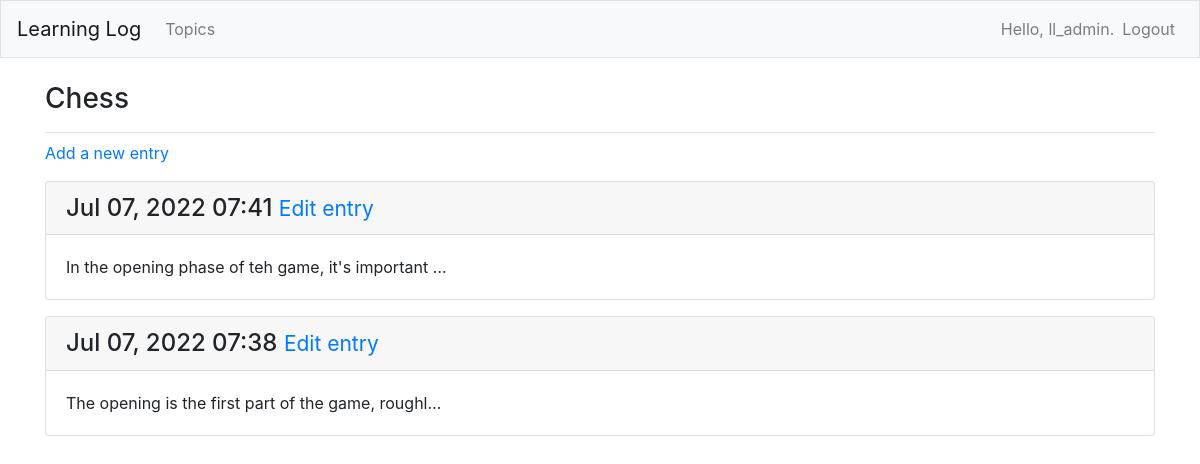
The page /topics/1/ (signed in) on the database as committed earlier.
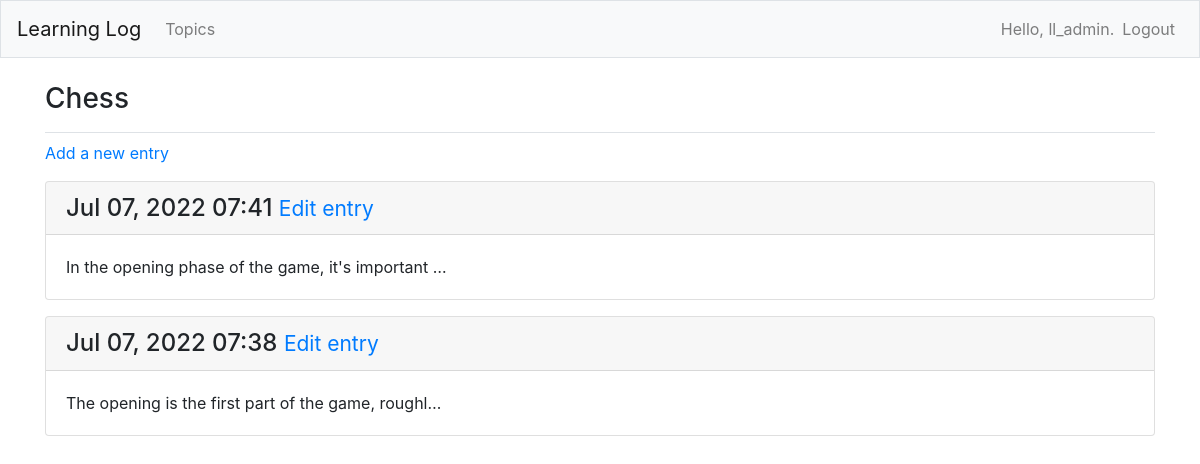
The same page on the database as committed later.
### learning_logs/models.py (models this page shows, shortened)
class Topic(models.Model):
    text = models.CharField(max_length=200)
    date_added = models.DateTimeField(auto_now_add=True)
    owner = models.ForeignKey(User, on_delete=models.CASCADE)
    def __str__(self):
        return self.text

class Entry(models.Model):
    topic = models.ForeignKey(Topic, on_delete=models.CASCADE)
    text = models.TextField()
    date_added = models.DateTimeField(auto_now_add=True)
    class Meta:
        verbose_name_plural = 'entries'

### learning_logs/views.py (the view)
# urls.py: path('topics/<int:topic_id>/', views.topic, name='topic'),
@login_required
def topic(request, topic_id):
    topic = Topic.objects.get(id=topic_id)
    check_topic_owner(request, topic)
    entries = topic.entry_set.order_by('-date_added')
    context = {'topic': topic, 'entries': entries}
    return render(request, 'learning_logs/topic.html', context)

### learning_logs/views.py (called while the page is built)
def check_topic_owner(request, topic):
    if topic.owner != request.user:
        raise Http404

### learning_logs/templates/learning_logs/topic.html
{% extends 'learning_logs/base.html' %}
{% block page_header %}
    <h3>{{ topic }}</h3>
{% endblock page_header %}
{% block content %}
    <p><a href="{% url 'learning_logs:new_entry' topic.id %}">Add a new entry</a></p>
    {% for entry in entries %}
        <div class="card mb-3">
            <h4 class="card-header">
                {{ entry.date_added|date:'M d, Y H:i' }}
                <small><a href="{% url 'learning_logs:edit_entry' entry.id %}">Edit entry</a></small>
            </h4>
            <div class="card-body">
                {{ entry.text|truncatechars:50 }}
            </div>
        </div>
        {% empty %}
        <p>There are no entries for this topic yet.</p>
    {% endfor %}
{% endblock content %}

### learning_logs/templates/learning_logs/base.html (shortened to what this page needs)
{% load bootstrap4 %}
<!doctype html>
<html lang="en">
<head>
    {% bootstrap_css %}
</head>
<body>
<nav class="navbar navbar-expand-md navbar-light bg-light mb-4 border">
<a class="navbar-brand" href="{%  url 'learning_logs:index' %}">Learning Log</a>
<div class="collapse navbar-collapse" id="navbarCollapse">
<ul class="navbar-nav mr-auto">
    <li class="nav-item">
        <a class="nav-link" href="{% url 'learning_logs:topics' %}">Topics</a>
    </li>
</ul>
<ul class="navbar-nav ml-auto">
    {% if user.is_authenticated %}
        <li class="nav-item">
            <span class="navbar-text">Hello, {{ user.username }}.</span>
        </li>
        <li class="nav-item">
            <a class="nav-link" href="{% url 'users:logout' %}">Logout</a>
        </li>
    {% endif %}
</ul>
</div>
</nav>
<main role="main" class="container">
    <div class="pb-2 mb-2 border-bottom">
        {% block page_header %}{% endblock page_header %}
    </div>
    <div>
        {% block content %}{% endblock content %}
    </div>
</main>
</body>
</html>

Rows that differ between the two databases and show on the page:
changed Entry: text "In the opening phase of teh game, it's important …" → "In the opening phase of the game, it's important …"
